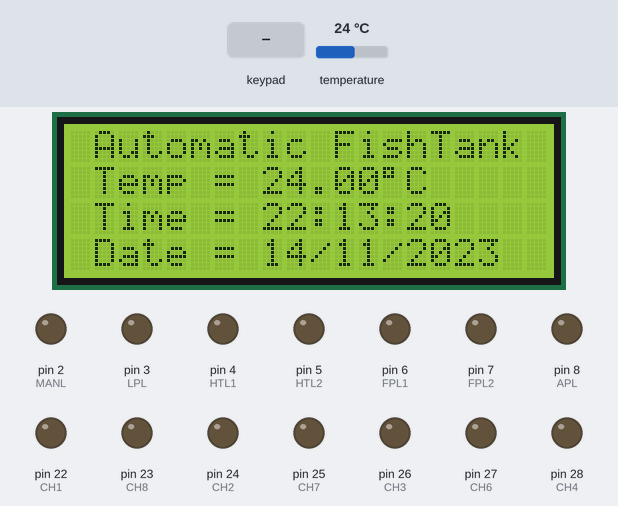
Simulated run of this sketch. Board: Arduino Mega 2560, built with avr-gcc and run on an emulated ATmega2560. Shown: 20×4 character LCD, output pins drawn as LEDs (lit = HIGH). The inputs (shaded band) are chosen by the test bench; at power-on: temperature 24 °C. The local clock reads 2024-03-15 10:24:30 at power-on unless the sketch sets it; what the sketch prints to the serial monitor is not drawn.

Above: at 1.2 s.
1.3 s: key 'B' pressed
At 2.7 s:
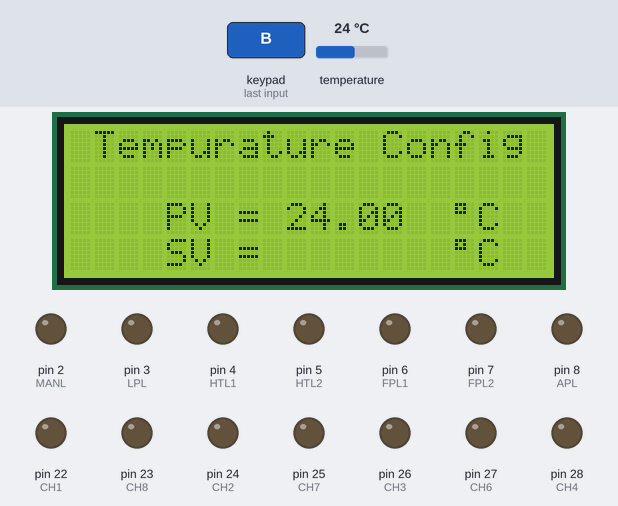
3.2 s: key 'C' pressed
At 6.7 s:
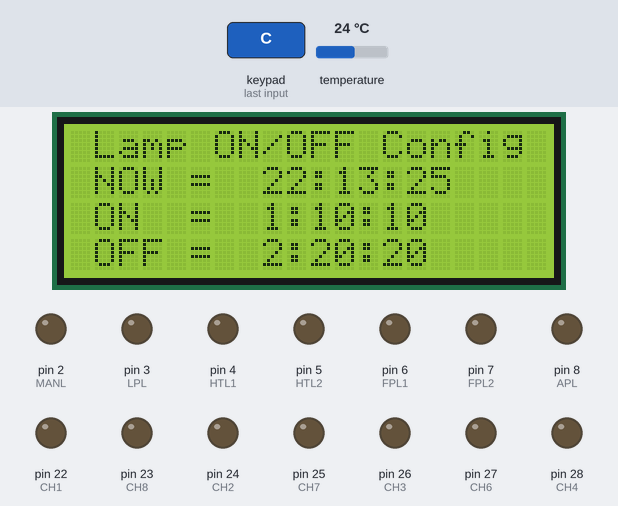
7.0 s: key 'D' pressed
At 8.7 s:
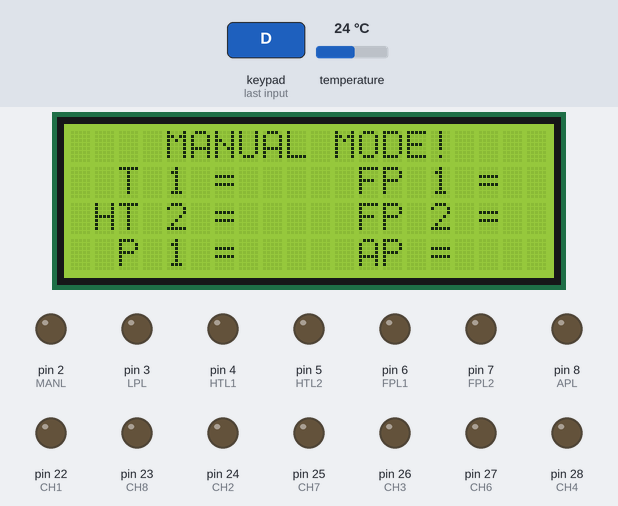
9.0 s: key 'A' pressed
At 10.8 s:
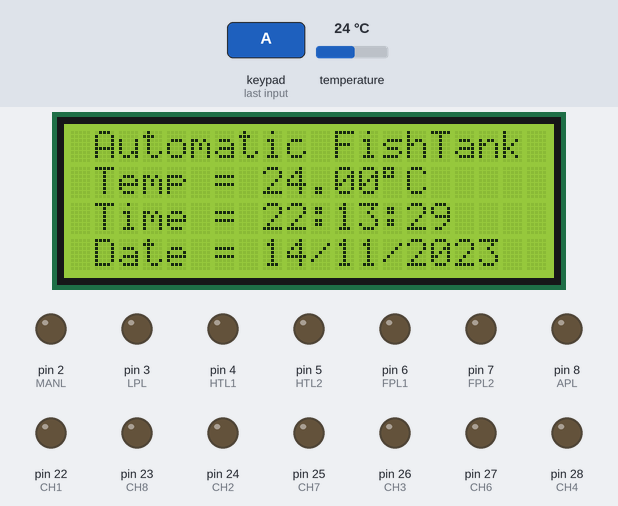
11.6 s: temperature set to 12 °C
At 12.5 s:
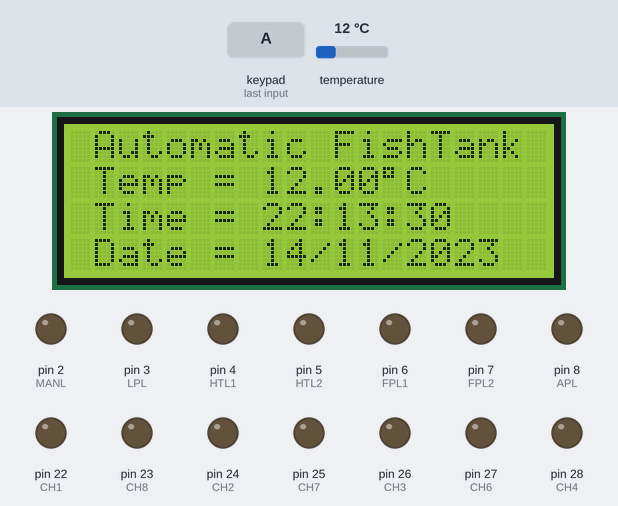
13.3 s: temperature set to 19 °C
At 18.2 s:
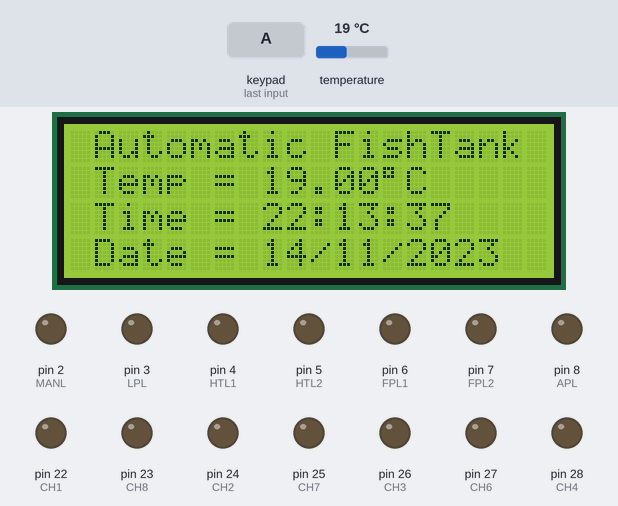
Timing chart, 0 to 19.7 s (numbered marks = the images above; inputs shaded):
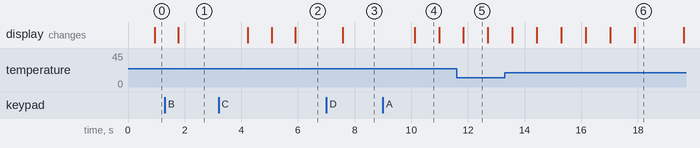

Measured:
- after the input at 1.3 s, the display: changes after 0.47 s (image 1)
- after the input at 3.2 s, the display: first changes after 1.0 s (image 2 shows a later state)
- after the input at 7.0 s, the display: changes after 0.58 s (image 3)
- after the input at 9.0 s, the display: changes after 1.1 s (image 4)
- after the input at 11.6 s, the display: changes after 0.24 s (image 5)
- what the display in image 4 shows lasts 0.9 s, from 10.1 s to 11.0 s

The sketch:

Tank-O-Matic.ino
```cpp
// (licence header left out)
#define BAUDRATE 9600
#define DR digitalRead
#define DW digitalWrite

//####################################### LCD 20x4 I2C #########################################################
#include <LiquidCrystal_I2C.h>
LiquidCrystal_I2C lcd(0x27, 20, 4); //ADDRESS,COLS,ROWS
//##############################################################################################################

//##################################### DS18B20 Temperature Sensor #############################################
#include <OneWire.h>
#include <DallasTemperature.h>
#define ONE_WIRE_BUS 50
OneWire oneWire(ONE_WIRE_BUS);
DallasTemperature sensors(&oneWire);
//##############################################################################################################

//################################### DS3231 Time Module #######################################################
#include <Wire.h>
#include <RTClib.h>
RTC_DS3231 RTC;
//##############################################################################################################

//#################################### Bluetooth HC-06 #########################################################
#include <SoftwareSerial.h>
SoftwareSerial BT(19, 18); // RX, TX
//##############################################################################################################

//################################## Matrix Keypad 4x4 #########################################################
//#include <Keypad_I2C.h>
#include <Keypad.h>
//#define I2CADDR 0x21

const byte ROWS = 4; // กำหนดจำนวนของ Rows
const byte COLS = 4; // กำหนดจำนวนของ Columns

// กำหนด Key ที่ใช้งาน (4x4)
char keys[ROWS][COLS] = {
  {'1', '2', '3', 'A'},
  {'4', '5', '6', 'B'},
  {'7', '8', '9', 'C'},
  {'*', '0', '#', 'D'}
};

byte rowPins[ROWS] = {37, 35, 33, 31}; // เชื่อมต่อกับ Pin แถวของปุ่มกด
byte colPins[COLS] = {36, 34, 32, 30}; // เชื่อมต่อกับ Pin คอลัมน์ของปุ่มกด

/* makeKeymap(keys) : กำหนด Keymap
   rowPins : กำหนด Pin แถวของปุ่มกด
   colPins : กำหนด Pin คอลัมน์ของปุ่มกด
   ROWS : กำหนดจำนวนของ Rows
   COLS : กำหนดจำนวนของ Columns
   I2CADDR : กำหนด Address ขอ i2C
   PCF8574 : กำหนดเบอร์ IC
*/
Keypad keypad = Keypad( makeKeymap(keys), rowPins, colPins, ROWS, COLS );
//##############################################################################################################

//--------------- Variable ---------------------
String now_date;
String now_time;
String new_date;
String new_time;
char key;
String timeon = "1:10:10";  //test string
String timeoff = "2:20:20"; //test string
String temppv;
String tempsv; //test string
int setmode;
float temp;
//----------------------------------------------

//-------------- State DATA --------------------
String LPS;
String HTS1;
String HTS2;
String FPS1;
String FPS2;
String APS;
String MANS;
//----------------------------------------------

//-------------- Output pin --------------------
// Relay Trig
const int CH1 = 22;  //Heater1
const int CH2 = 24;  //Heater2
const int CH3 = 26;  //Pump1
const int CH4 = 28;  //Pump2
const int CH5 = 29;  //AirPump
const int CH6 = 27;  //Light
const int CH7 = 25;  //SPARE
const int CH8 = 23;  //SPARE

//indicator
const int MANL = 2;
const int LPL = 3;
const int HTL1 = 4;
const int HTL2 = 5;
const int FPL1 = 6;
const int FPL2 = 7;
const int APL = 8;
//----------------------------------------------

//-------------- Input pin ---------------------
const int MANT = 38;
const int LPT = 39;
const int HTT1 = 40;
const int HTT2 = 41;
const int FPT1 = 42;
const int FPT2 = 43;
const int APT = 44;

//----------------------------------------------

//##################################### Setup Loop ############################################################
void setup(void) {
  Serial.begin(BAUDRATE);
  BT.begin(BAUDRATE);                       //start bluetooth
  keypad.begin( makeKeymap(keys) );         //Keypad start
  Wire.begin();                             //I2C start
  sensors.begin();                          //tempurature sense
  RTC.begin();                              //start RTC clock
  RTC.adjust(DateTime(__DATE__, __TIME__));

  //set RTC time on first start
  if (! RTC.isrunning()) {
    Serial.println("RTC is NOT running!");
    RTC.adjust(DateTime(__DATE__, __TIME__));
  }
  //lcd start

  lcd.init();
  lcd.backlight();

  // Setup pinMode
  //relay
  pinMode(CH1, OUTPUT);
  pinMode(CH2, OUTPUT);
  pinMode(CH3, OUTPUT);
  pinMode(CH4, OUTPUT);
  pinMode(CH5, OUTPUT);
  pinMode(CH6, OUTPUT);
  pinMode(CH7, OUTPUT);
  pinMode(CH8, OUTPUT);

  //indicator
  pinMode(MANL, OUTPUT);
  pinMode(LPL, OUTPUT);
  pinMode(HTL1, OUTPUT);
  pinMode(HTL2, OUTPUT);
  pinMode(FPL1, OUTPUT);
  pinMode(FPL2, OUTPUT);
  pinMode(APL, OUTPUT);

  //trigger
  pinMode(MANT, INPUT);
  pinMode(LPT, INPUT);
  pinMode(HTT1, INPUT);
  pinMode(HTT2, INPUT);
  pinMode(FPT1, INPUT);
  pinMode(FPT2, INPUT);
  pinMode(APT, INPUT);
}
//##############################################################################################################

//#################################### Main Loop ###############################################################
void loop() {
  gettime();
  gettemp();
  setup_sec();

  if (setmode == 0) {
    setupA();
    heat_cont();
    lamp_cont();
  }
  else if (setmode == 1) {
    setupB();
  }
  else if (setmode == 2) {
    setupC();
  }
  else if (setmode == 3) {
    setupD();
  }

}
//##############################################################################################################

//################################# Get Time Function ##########################################################
String gettime() {
  DateTime now = RTC.now();
  now_date = String(now.day()) + "/" + String(now.month()) + "/" + String(now.year());
  now_time = String(now.hour()) + ":" + String(now.minute()) + ":" + String(now.second());
  if (now_time == "165:165:85") {
    new_time = "ERROR !!!";
  }
  else {
    new_time = now_time;
  }
  if (now_date == "165/165/2165") {
    new_date = "ERROR !!!";
  }
  else {
    new_date = now_date;
  }
  Serial.println();
  Serial.print(new_time);
  Serial.print(" ");
  Serial.print(new_date);
  return new_date, new_time;
}
//##############################################################################################################

//#################################### Triger & Indiacator Check ###############################################
void state () {
  DR(MANT);
  DR(LPT);
  DR(HTT1);
  DR(HTT2);
  DR(FPT1);
  DR(FPT2);
  DR(APT);

  //Manual Mode
  if (MANT == HIGH) {
    MANS = "ON";
    DW(MANL, HIGH);
  }
  else {
    MANS = "OFF";
    DW(MANL, LOW);
  }

  //Lamp
  if (LPT == HIGH || DR(CH6) == HIGH) {
    LPS = "ON";
    DW(LPL, HIGH);
  }
  else {
    LPS = "OFF";
    DW(LPL, LOW);
  }

  //Heater1
  if (HTT1 == HIGH) {
    HTS1 = "ON";
    DW(HTL1, HIGH);
  }
  else {
    HTS1 = "OFF";
    DW(HTL1, LOW);
  }

  //Heater2
  if (HTT2 == HIGH) {
    HTS2 = "ON";
    DW(HTL2, HIGH);
  }
  else {
    HTS2 = "OFF";
    DW(HTL2, LOW);
  }

  //FilterPump1
  if (FPT1 == HIGH) {
    FPS1 = "ON";
    DW(FPL1, HIGH);
  }
  else {
    FPS1 = "OFF";
    DW(FPL1, LOW);
  }

  //FilterPump2
  if (FPT2 == HIGH) {
    FPS2 = "ON";
    DW(FPL2, HIGH);
  }
  else {
    FPS2 = "OFF";
    DW(FPL2, LOW);
  }

  //Airpump
  if (APT == HIGH) {
    APS = "ON";
    DW(APL, HIGH);
  }
  else {
    APS = "OFF";
    DW(APL, LOW);
  }
}
//##############################################################################################################

//################################# Get Tempurature Value ######################################################
void gettemp() {
  sensors.requestTemperatures();
  temp = sensors.getTempCByIndex(0);
  if (temp == -127.00) {
    temppv = "ERROR !!!";
  }
  else {
    temppv = temp;
  }
  Serial.println();
  Serial.print(temppv);
  Serial.print(" ");
  Serial.print("ºC");
}
//##############################################################################################################

//################################ Get Data From Keypad ########################################################

//##############################################################################################################

//################################ Heater Control ##############################################################
void heat_cont() {
  if (temppv <= tempsv) {
    DW(CH2, HIGH);
    DW(CH3, HIGH);
    Serial.println();
    Serial.println("Heater No.1 Auto ON");
    Serial.println("Heater No.2 Auto ON");
  }
  else if (temppv == tempsv) {
    DW(CH2, LOW);
    DW(CH3, LOW);
    Serial.println();
    Serial.println("Heater No.1 Auto OFF");
    Serial.println("Heater No.2 Auto OFF");
  }
  else if (temppv == "ERROR !!!") {
    DW(CH2, LOW);
    DW(CH3, LOW);
    Serial.println();
    Serial.println("TEMPPURATURE SENSOR ERROR!!!");
    Serial.println("Heater No.1 Force OFF");
    Serial.println("Heater No.2 Force OFF");
  }
}
//##############################################################################################################

//################################# Lamp Control ###############################################################
void lamp_cont() {
  if (new_time == timeon) {
    DW(CH6, HIGH);
    Serial.println();
    Serial.println("Lamp Auto ON");
  }
  else if (new_time == timeoff) {
    DW(CH6, LOW);
    Serial.println();
    Serial.println("Lamp Auto OFF");
  }
  else if (new_time == "ERROR !!!") {
    DW(CH6, LOW);
    Serial.println();
    Serial.println("TIME MODULE ERROR!!!");
    Serial.println("LAMP Force OFF");
  }
}
//##############################################################################################################

//############################### Setup Sequence ###############################################################
void setup_sec() {
  char key = keypad.getKey();
  if (key == 'A') {
    Serial.println();
    Serial.println("Display Main Screen");
    lcd.clear();
    setmode = 0;
    //setupA();
  }
  else if (key == 'B') {
    Serial.println();
    Serial.println("Setup Tempurature");
    lcd.clear();
    //setupB();
    setmode = 1;
  }
  else if (key == 'C') {
    Serial.println();
    Serial.println("Setup Lamp Time");
    lcd.clear();
    //setupC();
    setmode = 2;
  }
  else if (key == 'D') {
    Serial.println();
    Serial.println("MANUAL MODE");
    lcd.clear();
    //setupD();
    setmode = 3;
  }
}
//##############################################################################################################

//################################# Main Screen ################################################################
void setupA() {
  DateTime now = RTC.now();
  lcd.setCursor(1, 0);
  lcd.print("Automatic FishTank");
  lcd.setCursor(1, 1);
  lcd.print("Temp = ");
  lcd.setCursor(8, 1);
  lcd.print("           ");
  lcd.setCursor(8, 1);
  lcd.print(temppv);
  lcd.print((char)223);
  lcd.print("C");
  lcd.setCursor(1, 2);
  lcd.print("Time = ");
  lcd.setCursor(8, 2);
  lcd.print("         ");
  lcd.setCursor(8, 2);
  lcd.print(new_time);
  lcd.setCursor(1, 3);
  lcd.print("Date = ");
  lcd.setCursor(8, 3);
  lcd.print("          ");
  lcd.setCursor(8, 3);
  lcd.print(new_date);
}
//##############################################################################################################

//############################### Setup Tempurature Screen #####################################################
void setupB() {
  lcd.setCursor(1, 0);
  lcd.print("Tempurature Config");
  lcd.setCursor(4, 2);
  lcd.print("PV = ");
  lcd.setCursor(9, 2);
  lcd.print("         ");
  lcd.setCursor(9, 2);
  lcd.print(temppv);
  lcd.setCursor(16, 2);
  lcd.print((char)223);
  lcd.print("C");
  lcd.setCursor(4, 3);
  lcd.print("SV = ");
  lcd.print(tempsv);
  lcd.setCursor(16, 3);
  lcd.print((char)223);
  lcd.print("C");

}
//##############################################################################################################

//################################# Auto Lamp Time Setup #######################################################
void setupC() {
  lcd.setCursor(1, 0);
  lcd.print("Lamp ON/OFF Config");
  lcd.setCursor(1, 1);
  lcd.print("NOW =");
  lcd.setCursor(8, 1);
  lcd.print("          ");
  lcd.setCursor(8, 1);
  lcd.print(new_time);
  lcd.setCursor(1, 2);
  lcd.print("ON  =");
  lcd.setCursor(8, 2);
  lcd.print(timeon);
  lcd.setCursor(1, 3);
  lcd.print("OFF =");
  lcd.setCursor(8, 3);
  lcd.print(timeoff);
}
//##############################################################################################################

//################################ Manual Mode Screen ##########################################################
void setupD() {
  lcd.setCursor(4, 0);
  lcd.print("MANUAL MODE!");
  lcd.setCursor(1, 1);
  lcd.print("HT 1 = ");
  lcd.print("   ");
  lcd.print(HTS1);
  lcd.setCursor(1, 2);
  lcd.print("HT 2 = ");
  lcd.print("   ");
  lcd.print(HTS2);
  lcd.setCursor(1, 3);
  lcd.print("LP 1 = ");
  lcd.print("   ");
  lcd.print(LPS);
  lcd.setCursor(12, 1);
  lcd.print("FP 1 = ");
  lcd.print("   ");
  lcd.print(FPS1);
  lcd.setCursor(12, 2);
  lcd.print("FP 2 = ");
  lcd.print("   ");
  lcd.print(FPS2);
  lcd.setCursor(12, 3);
  lcd.print("AP = ");
  lcd.print("   ");
  lcd.print(APS);
}
//##############################################################################################################
```
